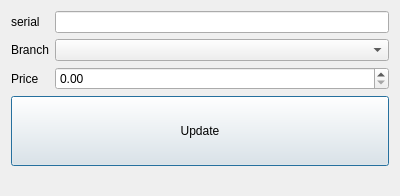
<?xml version="1.0" encoding="UTF-8"?>
<ui version="4.0">
 <class>UpdateProduct</class>
 <widget class="QDialog" name="UpdateProduct">
  <property name="geometry">
   <rect>
    <x>0</x>
    <y>0</y>
    <width>400</width>
    <height>196</height>
   </rect>
  </property>
  <property name="windowTitle">
   <string>Dialog</string>
  </property>
  <layout class="QGridLayout" name="gridLayout">
   <item row="2" column="0">
    <spacer name="verticalSpacer">
     <property name="orientation">
      <enum>Qt::Vertical</enum>
     </property>
     <property name="sizeHint" stdset="0">
      <size>
       <width>20</width>
       <height>40</height>
      </size>
     </property>
    </spacer>
   </item>
   <item row="0" column="0">
    <layout class="QFormLayout" name="formLayout_2">
     <item row="0" column="0">
      <widget class="QLabel" name="label_10">
       <property name="text">
        <string>serial</string>
       </property>
      </widget>
     </item>
     <item row="0" column="1">
      <widget class="QLineEdit" name="le_update_serial"/>
     </item>
     <item row="1" column="0">
      <widget class="QLabel" name="label_12">
       <property name="sizePolicy">
        <sizepolicy hsizetype="Preferred" vsizetype="Preferred">
         <horstretch>0</horstretch>
         <verstretch>0</verstretch>
        </sizepolicy>
       </property>
       <property name="text">
        <string>Branch</string>
       </property>
      </widget>
     </item>
     <item row="1" column="1">
      <widget class="QComboBox" name="cb_update_branch">
       <property name="sizePolicy">
        <sizepolicy hsizetype="Expanding" vsizetype="Fixed">
         <horstretch>0</horstretch>
         <verstretch>0</verstretch>
        </sizepolicy>
       </property>
      </widget>
     </item>
     <item row="2" column="0">
      <widget class="QLabel" name="label_11">
       <property name="text">
        <string>Price</string>
       </property>
      </widget>
     </item>
     <item row="2" column="1">
      <widget class="QDoubleSpinBox" name="sb_update_price">
       <property name="maximum">
        <double>99999999.000000000000000</double>
       </property>
      </widget>
     </item>
    </layout>
   </item>
   <item row="1" column="0">
    <widget class="QPushButton" name="btn_update_item">
     <property name="minimumSize">
      <size>
       <width>0</width>
       <height>70</height>
      </size>
     </property>
     <property name="text">
      <string>Update</string>
     </property>
    </widget>
   </item>
  </layout>
 </widget>
 <resources/>
 <connections/>
</ui>
